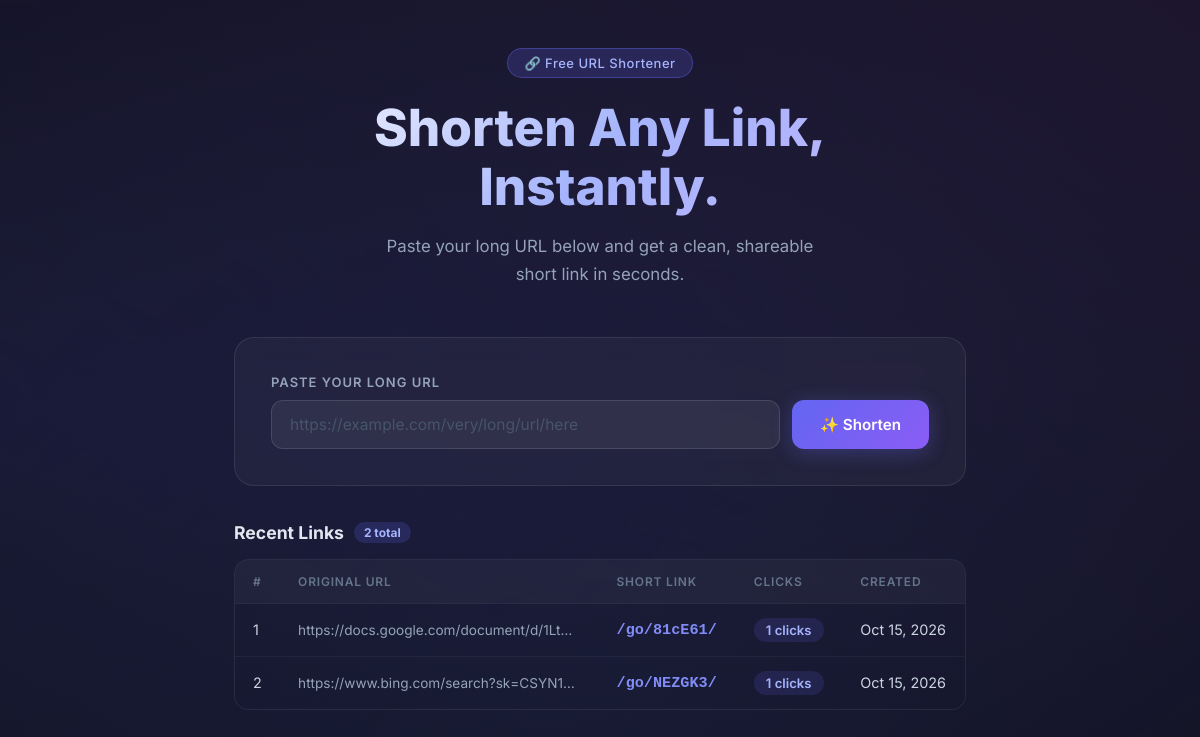
The page / on the database its author committed.
### Shortener/models.py (models this page shows, shortened)
class ShortenedURL(models.Model):
    original_url = models.URLField(max_length=2000)
    short_code = models.CharField(max_length=10, unique=True)
    created_at = models.DateTimeField(auto_now_add=True)
    click_count = models.IntegerField(default=0)

### Shortener/views.py (the view, shortened to what this page needs)
# urls.py: path('', views.home, name='home'),
def home(request):
    short_url = None
    error = None
    all_urls = ShortenedURL.objects.all().order_by('-created_at')
    context = {
        'short_url': short_url,    # the generated short link (or None)
        'error': error,            # any error message (or None)
        'all_urls': all_urls,      # list of all shortened URLs
    }
    return render(request, 'home.html', context)

### templates/home.html (shortened to what this page needs)
<!DOCTYPE html>
<html lang="en">
<head>
</head>
<body>
  <div class="page-wrapper">
    <div class="header">
      <div class="badge">🔗 Free URL Shortener</div>
      <h1>Shorten Any Link,<br />Instantly.</h1>
      <p>Paste your long URL below and get a clean, shareable short link in seconds.</p>
    </div>
    <div class="card">
      <form method="POST" action="">
        <label for="original_url" class="form-label">Paste your long URL</label>
        <div class="input-row">
          <input
            id="original_url"
            type="url"
            name="original_url"
            class="url-input"
            placeholder="https://example.com/very/long/url/here"
            required
          />
          <button type="submit" class="btn-shorten">
            ✨ Shorten
          </button>
        </div>
      </form>
    </div>
    <div class="section-title">
      Recent Links
      <span>{{ all_urls|length }} total</span>
    </div>
    <div class="table-wrapper">
      <table>
        <thead>
          <tr>
            <th>#</th>
            <th>Original URL</th>
            <th>Short Link</th>
            <th>Clicks</th>
            <th>Created</th>
          </tr>
        </thead>
        <tbody>
          {% for url in all_urls %}
            <tr>
              <td>{{ forloop.counter }}</td>
              <td>
                <div class="url-cell" title="{{ url.original_url }}">
                  {{ url.original_url }}
                </div>
              </td>
              <td>
                <a class="short-code-link"
                   href="/go/{{ url.short_code }}/"
                   target="_blank">
                  /go/{{ url.short_code }}/
                </a>
              </td>
              <td>
                <span class="click-badge">{{ url.click_count }} clicks</span>
              </td>
              <td>{{ url.created_at|date:"M d, Y" }}</td>
            </tr>
          {% endfor %}
        </tbody>
      </table>
    </div>
  </div>
</body>
</html>

### templates/home.html (style rules this page uses)
* { margin: 0; padding: 0; box-sizing: border-box; }
body { font-family: 'Inter', sans-serif; background: #0f0f1a; color: #e2e8f0; min-height: 100vh; }
body::before { content: ''; position: fixed; top: -50%; left: -50%; width: 200%; height: 200%; background: radial-gradient(ellipse at 20% 50%, rgba(99, 102, 241, 0.12) 0%, transparent 60%), radial-gradient(ellipse at 80% 20%, rgba(168, 85, 247, 0.10) 0%, transparent 60%), radial-gradient(ellipse at 50% 80%, rgba(59, 130, 246, 0.08) 0%, transparent 60%); z-index: -1; animation: bgShift 12s ease-in-out infinite alternate; }
.page-wrapper { max-width: 780px; margin: 0 auto; padding: 48px 24px 80px; }
.header { text-align: center; margin-bottom: 48px; }
.header .badge { display: inline-block; background: rgba(99, 102, 241, 0.2); border: 1px solid rgba(99, 102, 241, 0.4); color: #a5b4fc; font-size: 13px; font-weight: 500; padding: 6px 16px; border-radius: 100px; margin-bottom: 20px; letter-spacing: 0.5px; }
.header h1 { font-size: clamp(2rem, 5vw, 3.2rem); font-weight: 800; line-height: 1.15; background: linear-gradient(135deg, #ffffff 0%, #a5b4fc 50%, #c4b5fd 100%); -webkit-background-clip: text; -webkit-text-fill-color: transparent; background-clip: text; margin-bottom: 16px; }
.header p { color: #94a3b8; font-size: 1.05rem; max-width: 460px; margin: 0 auto; line-height: 1.7; }
.card { background: rgba(255, 255, 255, 0.04); border: 1px solid rgba(255, 255, 255, 0.09); border-radius: 20px; padding: 36px; backdrop-filter: blur(12px); margin-bottom: 36px; }
.form-label { display: block; font-size: 13px; font-weight: 600; color: #94a3b8; text-transform: uppercase; letter-spacing: 1px; margin-bottom: 10px; }
.input-row { display: flex; gap: 12px; }
.url-input { flex: 1; background: rgba(255, 255, 255, 0.06); border: 1.5px solid rgba(255, 255, 255, 0.12); border-radius: 12px; padding: 14px 18px; font-size: 0.97rem; font-family: 'Inter', sans-serif; color: #e2e8f0; outline: none; transition: border-color 0.2s, box-shadow 0.2s; }
.url-input::placeholder { color: #475569; }
.btn-shorten { background: linear-gradient(135deg, #6366f1, #8b5cf6); color: white; border: none; border-radius: 12px; padding: 14px 28px; font-size: 0.95rem; font-weight: 600; font-family: 'Inter', sans-serif; cursor: pointer; white-space: nowrap; transition: opacity 0.2s, transform 0.15s, box-shadow 0.2s; box-shadow: 0 4px 20px rgba(99, 102, 241, 0.3); }
.section-title { font-size: 1.1rem; font-weight: 700; color: #e2e8f0; margin-bottom: 16px; display: flex; align-items: center; gap: 10px; }
.section-title span { background: rgba(99, 102, 241, 0.2); color: #a5b4fc; font-size: 12px; padding: 3px 10px; border-radius: 100px; }
.table-wrapper { overflow-x: auto; border-radius: 14px; border: 1px solid rgba(255, 255, 255, 0.08); }
table { width: 100%; border-collapse: collapse; font-size: 0.9rem; }
thead { background: rgba(255, 255, 255, 0.04); }
th { text-align: left; padding: 14px 18px; font-size: 12px; font-weight: 600; color: #64748b; text-transform: uppercase; letter-spacing: 0.8px; border-bottom: 1px solid rgba(255, 255, 255, 0.07); }
td { padding: 14px 18px; border-bottom: 1px solid rgba(255, 255, 255, 0.05); color: #cbd5e1; vertical-align: middle; }
tr:last-child td { border-bottom: none; }
.url-cell { max-width: 280px; white-space: nowrap; overflow: hidden; text-overflow: ellipsis; color: #94a3b8; font-size: 0.85rem; }
.short-code-link { color: #818cf8; text-decoration: none; font-weight: 600; font-family: monospace; font-size: 0.95rem; }
.click-badge { display: inline-block; background: rgba(99, 102, 241, 0.15); color: #a5b4fc; padding: 4px 12px; border-radius: 100px; font-size: 0.82rem; font-weight: 600; }

### rows shown on the page
ShortenedURL: original_url "https://docs.google.com/document/d/1Lt…", short_code "81cE61", click_count "1", created_at "Oct 15, 2026"
ShortenedURL: original_url "https://www.bing.com/search?sk=CSYN1…", short_code "NEZGK3", click_count "1", created_at "Oct 15, 2026"

### other values the page prints
{{ all_urls|length }} "2"
